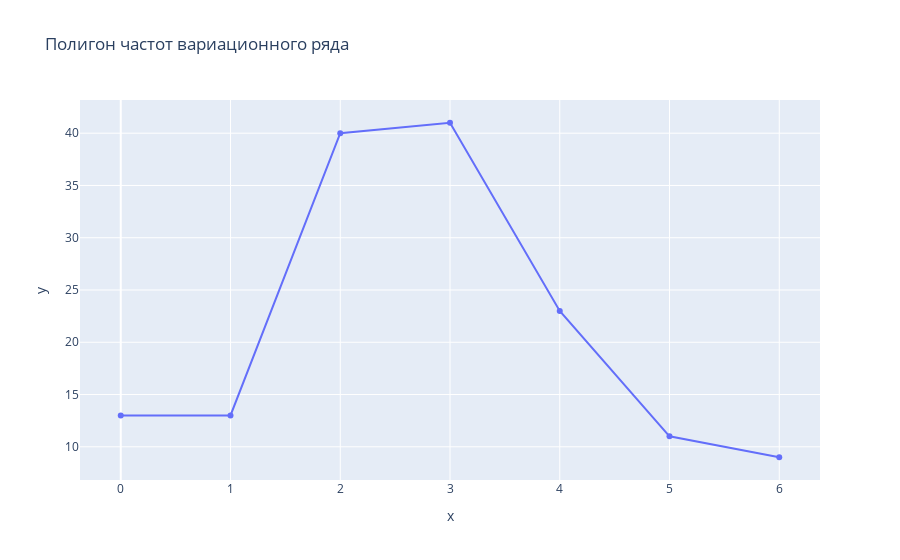

Notebook cell for this chart:
### Markdown cell above
### Полигон частот вариационного ряда

### Code cell
fig = px.line(x=unique, y=freq.iloc[0], markers=True, title='Полигон частот вариационного ряда')
fig.show()

### Figure 1 — Plotly figure (JSON) as saved in the notebook; plotly's stock layout.template omitted (floating-point values rounded to 4 significant figures)
{"data": [{"hovertemplate": "x=%{x}<br>y=%{y}<extra></extra>", "legendgroup": "", "line": {"color": "#636efa", "dash": "solid"}, "marker": {"symbol": "circle"}, "mode": "lines+markers", "name": "", "orientation": "v", "showlegend": false, "type": "scatter", "x": [0, 1, 2, 3, 4, 5, 6], "xaxis": "x", "y": [13, 13, 40, 41, 23, 11, 9], "yaxis": "y"}], "layout": {"legend": {"tracegroupgap": 0}, "title": {"text": "Полигон частот вариационного ряда"}, "xaxis": {"anchor": "y", "domain": [0, 1], "title": {"text": "x"}}, "yaxis": {"anchor": "x", "domain": [0, 1], "title": {"text": "y"}}}}
